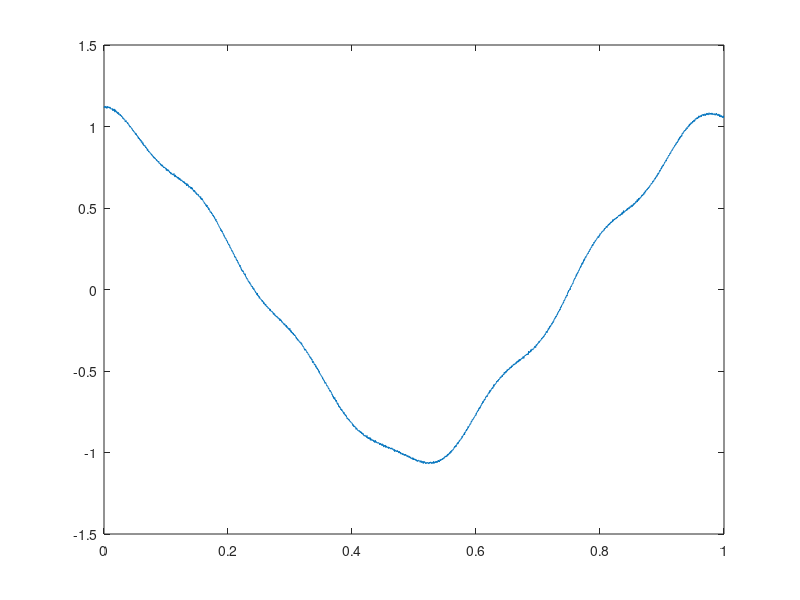

MATLAB code for this plot: (Note: this script raises an error after producing the figure.)
clc;clear all;close all

f1 = 50;
fs = 3200;
T  = 1;
n = fs*T;
t = (0:n-1)/fs;
m = length(t);
dt = 1/((fs/f1)*f1); %1/fs;

%x = cos(2*pi*10*t) + 0.05*cos(2*3*pi*10*t) + 0.02*cos(2*pi*10*t*5);



%x = cos(2*pi*10*t) + 0.05*cos(2*0.6*pi*10*t) + 0.02*cos(2*3*pi*10*t);

%x = cos(2*pi*10*t) + 0.05*cos(2*pi*10*t*3) + 0.02*cos(2*pi*10*t*5) + 0.04*cos(2*pi*10*t*7) + 0.12*cos(2*pi*10*t*9) + 0.45*cos(2*pi*10*t*0.52) + 0.25*cos(2*pi*10*t*3.6) + 0.5*cos(2*pi*10*t*4.6);

%x = cos(2*pi*3.2*t) + 0.05*cos(2*pi*3.2*t*0.8) + 0.02*cos(2*pi*3.2*t*0.36);

x = cos(2*pi*t) + 0.05*cos(2*pi*3*t) + 0.02*cos(2*pi*t*5) +0.05*cos(2*pi*6.3*t);
x=   awgn(x,50);

%y = hankel(x);

%x=y;

plot(t,x)

%% Number of snapshots
nsnap=length(x);
V=x(1:nsnap);
Time = t;
%% DMD-d
d=1000;
varepsilon1=1e-10 ;%SVD tolerance
varepsilon=1e-3 ;%DMD tolerance

[M N]=size(V);

if d>1
    [Vreconst,deltas,omegas,amplitude,modes] =DMDd_SIADS(d,V,Time,varepsilon1,varepsilon);
else
    [Vreconst,deltas,omegas,amplitude] =DMD1_SIADS(V,Time,varepsilon1,varepsilon);
end 

figure; plot(real(modes));
figure;plot(V);hold on; 
figure;plot(real(Vreconst));

fest = omegas/(2*pi)
amps = amplitude*2

Est_out = [fest;amps]; % final estimated outputs

                            
%%%%%%%%%%%%%

function ContReconst=ContReconst_SIADS(t,t0,u,deltas,omegas)
[N,M]=size(u);
vv=zeros(M,1);
for m=1:M
 vv(m)=exp((deltas(m)+i*omegas(m))*(t-t0));   
end
ContReconst=u*vv;
end

%%%%%%%%%%%%%%%

function  [Vreconst,deltas,omegas,amplitude,modes] =DMDd_SIADS(d,V,Time,varepsilon1,varepsilon)
[J,K]=size(V);

%% STEP 1: SVD of the original data

[U,Sigma,T]=svd(V,'econ');
sigmas=diag(Sigma);
n=length(sigmas);

NormS=norm(sigmas,2);
p=0;
for k=1:n
    if norm(sigmas(k:n),2)/NormS>varepsilon1
        p=p+1;
    end
end

U=U(:,1:p);

%% Spatial complexity: kk
('Spatial complexity');
p;

%% Create reduced snapshots matrix
hatT=Sigma(1:p,1:p)*T(:,1:p)';
[N,~]=size(hatT);

%% Create the modified snapshot matrix
tildeT=zeros(d*N,K-d+1);
for ppp=1:d
    tildeT((ppp-1)*N+1:ppp*N,:)=hatT(:,ppp:ppp+K-d);
end

%% Dimension reduction
[U1,Sigma1,T1]=svd(tildeT,'econ');
sigmas1=diag(Sigma1);

Deltat=Time(2)-Time(1);
n=length(sigmas1);

NormS=norm(sigmas1,2);
p1=0;
for k=1:n
    RRMSEE(k)=norm(sigmas1(k:n),2)/NormS;
    if RRMSEE(k)>varepsilon1
        p1=p1+1;
    end
end

('Spatial dimension reduction');
p1;

U1=U1(:,1:p1);
hatT1=Sigma1(1:p1,1:p1)*T1(:,1:p1)';

%% Reduced modified snapshot matrix
[~,K1]=size(hatT1);
[tildeU1,tildeSigma,tildeU2]=svd(hatT1(:,1:K1-1),'econ');

%% Reduced modified Koopman matrix
tildeR=hatT1(:,2:K1)*tildeU2*inv(tildeSigma)*tildeU1';
[tildeQ,tildeMM]=eig(tildeR);
eigenvalues=diag(tildeMM);

M=length(eigenvalues);
qq=log(eigenvalues);
deltas=real(qq)/Deltat;
omegas=imag(qq)/Deltat;

Q=U1*tildeQ;
Q=Q((d-1)*N+1:d*N,:);
[NN,MMM]=size(Q);

for m=1:MMM
    NormQ=Q(:,m);
    Q(:,m)= Q(:,m)/norm(NormQ(:),2);
end

%% Calculate amplitudes
Mm=zeros(NN*K,M);
Bb=zeros(NN*K,1);
aa=eye(MMM);
for k=1:K
    Mm(1+(k-1)*NN:k*NN,:)=Q*aa;
    aa=aa*tildeMM;
    Bb(1+(k-1)*NN:k*NN,1)=hatT(:,k);
end

[Ur,Sigmar,Vr]=svd(Mm,'econ');
a=Vr*(Sigmar\(Ur'*Bb));

u=zeros(NN,M);
for m=1:M
    u(:,m)=a(m)*Q(:,m);
end
amplitude=zeros(M,1);

for m=1:M
    aca=U*u(:,m);
    amplitude(m)=norm(aca(:),2)/sqrt(J);
end

UU=[u;deltas';omegas';amplitude']';
UU1=sortrows(UU,-(NN+3));

UU=UU1';
u=UU(1:NN,:);
deltas=UU(NN+1,:);
omegas=UU(NN+2,:);
amplitude=UU(NN+3,:);
kk3=0;

for m=1:M
    if amplitude(m)/amplitude(1)>varepsilon
        kk3=kk3+1;
    else
    end
end

%% Spectral complexity: number of DMD modes.
('Spectral complexity');
kk3;
u=u(:,1:kk3);
deltas=deltas(1:kk3)
omegas=omegas(1:kk3)
amplitude=amplitude(1:kk3)

('Mode number, delta, omega, amplitude')
%DeltasOmegAmpl = [(1:kk3)',deltas',omegas',amplitude']

%% Reconstruction of the original snapshot matrix
hatTreconst=zeros(N,K);
for k=1:K
    hatTreconst(:,k)= ContReconst_SIADS(Time(k),Time(1),u,deltas,omegas);
end
    
Vreconst=U*hatTreconst;

%% Calculation of DMD modes
modes=zeros(J,kk3);
amplitude0=zeros(kk3,1);
for m=1:kk3
    NormMode=norm(U*u(:,m),2)/sqrt(J);
    amplitude0(m)=NormMode;
    modes(:,m)=U*u(:,m)/NormMode;
end

%If the calculation of the amplitudes is correct, ErrAmpl=0
%ErrAmpl=norm(amplitude(:,1:kk3)-amplitude0',2)
end

%%%%%%%%%%%%%%%%%%

function  [Vreconst,deltas,omegas,amplitude] =DMD1_SIADS(V,Time,varepsilon1,varepsilon)

[J,K]=size(V);
[U,Sigma,T]=svd(V,'econ');
sigmas=diag(Sigma);
Deltat=Time(2)-Time(1);
n=length(sigmas);

NormS=norm(sigmas,2);
kk=0;
for k=1:n
    if norm(sigmas(k:n),2)/NormS>varepsilon1
        kk=kk+1;
    end
end
%% Spatial complexity: kk
('Spatial complexity');
kk;

U=U(:,1:kk);
%% Create reduced snapshots matrix
hatT=Sigma(1:kk,1:kk)*T(:,1:kk)';
[N,K]=size(hatT);
[hatU1,hatSigma,hatU2]=svd(hatT(:,1:K-1),'econ');

%% Calculate Koopman operator
hatR=hatT(:,2:K)*hatU2*inv(hatSigma)*hatU1';
[Q,MM]=eig(hatR);

eigenvalues=diag(MM);

M=length(eigenvalues);
qq=log(eigenvalues);
deltas=real(qq)/Deltat;
omegas=imag(qq)/Deltat;

%% Calculate amplitudes
Mm=zeros(M*K,M);
Bb=zeros(M*K,1);
for k=1:K
    Mm(1+(k-1)*M:k*M,:)=Q*(MM^(k-1));
    Bb(1+(k-1)*M:k*M,1)=hatT(:,k);
end

[Ur,Sigmar,Vr]=svd(Mm,'econ');
a=Vr*(Sigmar\(Ur'*Bb));

u=zeros(M,M);
for m=1:M
    u(:,m)=a(m)*Q(:,m);
end

amplitude=zeros(M,1);
for m=1:M
    aca=U*u(:,m);
    amplitude(m)=norm(aca(:),2)/sqrt(J);
end
 
UU=[u;deltas';omegas';amplitude']';
UU1=sortrows(UU,-(M+3));

UU=UU1';
u=UU(1:M,:);
deltas=UU(M+1,:);
omegas=UU(M+2,:);
amplitude=UU(M+3,:);
kk2=0;
 
for m=1:M
    if amplitude(m)/amplitude(1)>varepsilon
        kk2=kk2+1;
    else
    end
end
%% Spectral complexity: number of DMD modes.
('Spectral complexity');
kk2;
u=u(:,1:kk2);
deltas=deltas(1:kk2);
omegas=omegas(1:kk2);
amplitude=amplitude(1:kk2);
('Mode number, delta, omega, amplitude')
DeltasOmegAmpl=[deltas',omegas',amplitude']

hatTreconst=zeros(N,K);
for k=1:K
    hatTreconst(:,k)= ContReconst_SIADS(Time(k),Time(1),u,deltas,omegas);
end

Vreconst=U*hatTreconst;

end